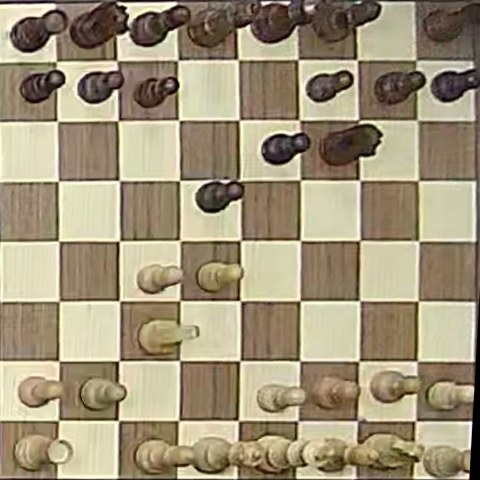
#> input picture evaluation/game2_frame_000896.png, 480 x 480 px; its folder holds 2 pictures in this run
$ python draw_rect.py
#> lines starting #> are read from the running program, lines starting #| are printed output that depends on the picture; after the words box and inside, x2 and y2 are one past the last pixel; in counts of white or black regions, pixels touching at a corner belong together
import cv2
import sys
import os

def draw_grid(image_path):
    """
    Loads an image, conceptually divides it into an 8x8 grid (64 squares),
    draws the grid boundaries on the image, and saves it.
    """
#> called with image_path = 'game2_frame_000896.png'
    # Load the image
    img = cv2.imread(image_path)
#> img is the input picture: shape (480, 480, 3); mean B, G, R 122.1, 148.5, 160.9
    if img is None:
        print(f"Error: Could not load image from {image_path}")
        return

    height, width = img.shape[:2]
#> height = 480; width = 480

    # Grid dimensions (8x8)
    rows = 8
    cols = 8

    dy = height / rows
#> dy = 60
    dx = width / cols
#> dx = 60

    # Draw vertical lines
    for x in range(cols + 1):
        # Calculate x coordinate
        # Using int() for pixel coordinates
        px = int(x * dx)
        start_point = (px, 0)
        end_point = (px, height)
        color = (0, 255, 0) # Green
        thickness = 2
        cv2.line(img, start_point, end_point, color, thickness)
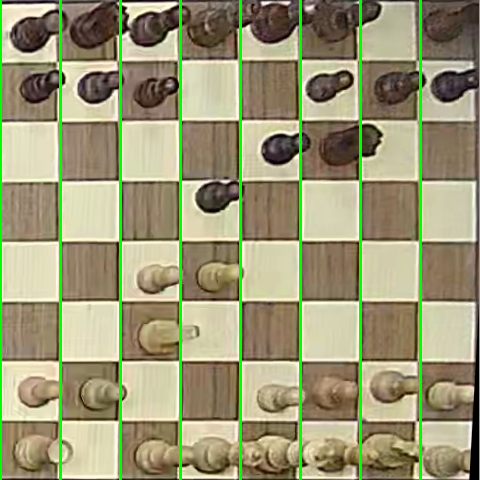
#> img: shape (480, 480, 3); 5% of pixels changed, all inside (x1, y1, x2, y2) = (0, 0, 480, 480)

    # Draw horizontal lines
    for y in range(rows + 1):
        # Calculate y coordinate
        py = int(y * dy)
        start_point = (0, py)
        end_point = (width, py)
        color = (0, 255, 0) # Green
        thickness = 2
        cv2.line(img, start_point, end_point, color, thickness)
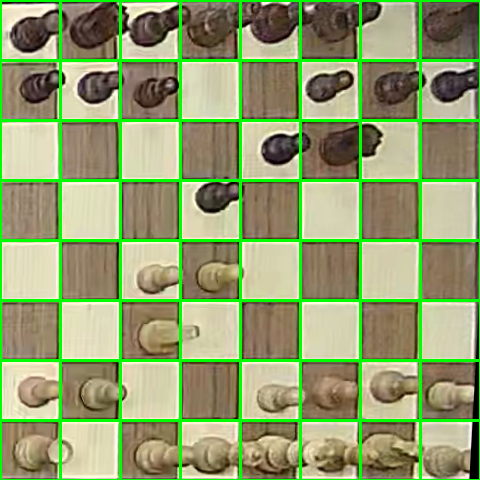
#> img: shape (480, 480, 3); 4.75% of pixels changed, all inside (x1, y1, x2, y2) = (2, 0, 479, 480)

    # Save the result
    # Splitting extension to handle it correctly
    base_name = os.path.splitext(image_path)[0]
    output_path = f"{base_name}_with_grid.jpg"

    cv2.imwrite(output_path, img)
    print(f"Saved grid image to {output_path}")

if __name__ == "__main__":
    if len(sys.argv) > 1:
        image_path = sys.argv[1]
    else:
        # Default to a known image if available, for convenience
        default_img = "game2_frame_000896.png"
        if os.path.exists(default_img):
            image_path = default_img
        elif os.path.exists(os.path.join("evaluation", default_img)):
            image_path = os.path.join("evaluation", default_img)
        else:
            print("Usage: python draw_rect.py <image_path>")
            sys.exit(1)

    draw_grid(image_path)
